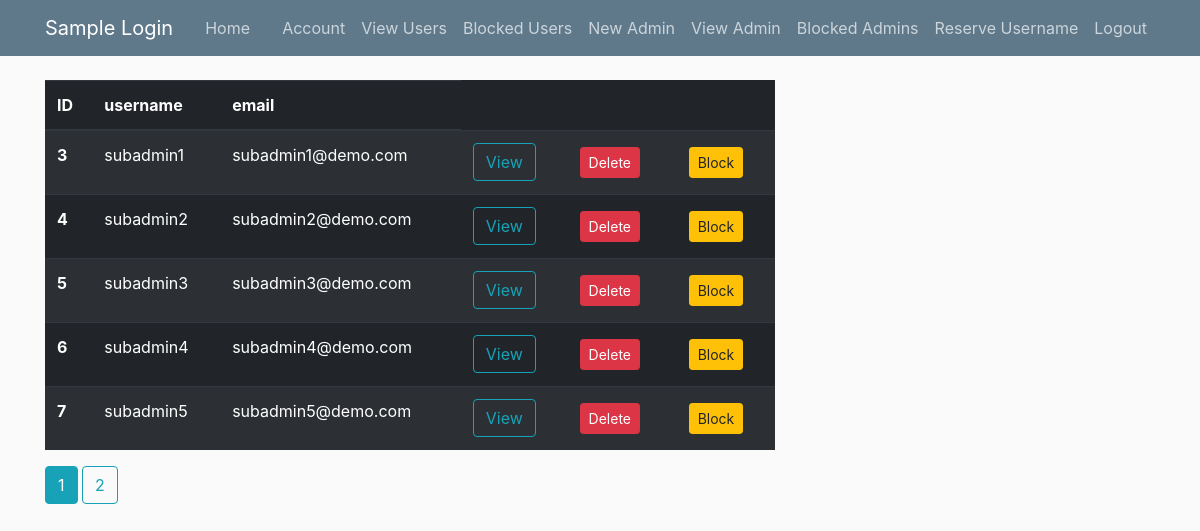
The page /subAdminView (signed in) on the database as committed earlier.
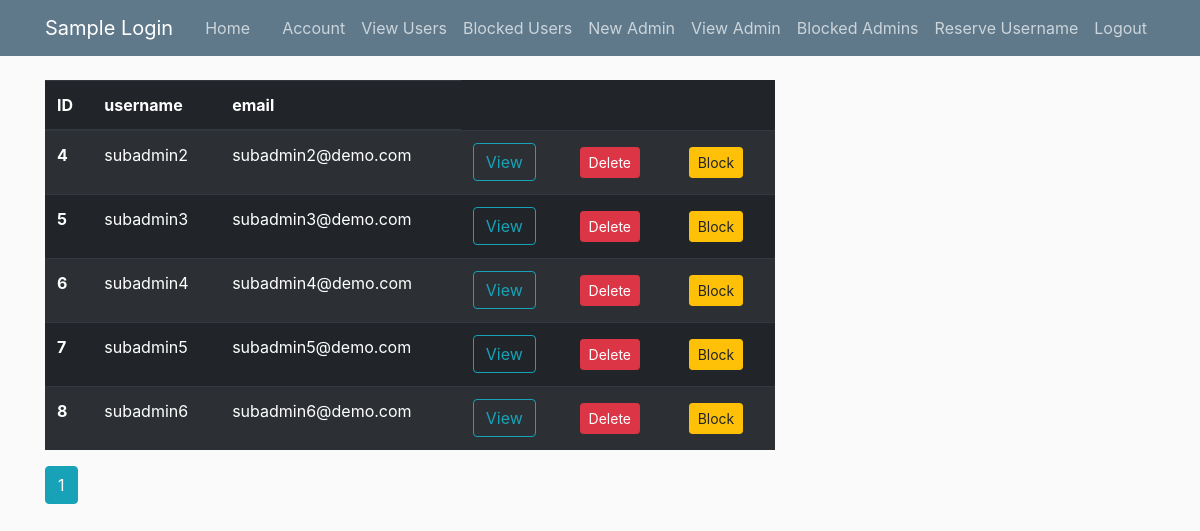
The same page on the database as committed later.
### flaskapp/models.py (models this page shows, shortened)
class User(db.Model, UserMixin):
    id = db.Column(db.Integer, primary_key = True)
    username = db.Column(db.String(20), unique=True, nullable=False)
    email = db.Column(db.String(120), unique=True, nullable=False)
    password = db.Column(db.String(60), nullable=False)
    image_file = db.Column(db.String(20), nullable=False, default='default.jpg')
    category = db.Column(db.String(10), default='user')
    status = db.Column(db.String(10), default='active')

### flaskapp/routes.py (the view)
@app.route("/subAdminView")
@login_required
def subAdminView():
    if current_user.category != 'admin':
        return redirect(url_for('home'))
    page = request.args.get('page', 1, type=int)
    users = User.query.filter_by(category = 'subadmin').filter_by(status = 'active').order_by(User.id.asc()).paginate(page = page, per_page = 5)
    return render_template("viewUsers.html", users = users, title = 'SubAdmins')

### flaskapp/models.py (called while the page is built)
@login_manager.user_loader
def load_user(user_id):
    return User.query.get(int(user_id))

### flaskapp/templates/viewUsers.html (shortened to what this page needs)
{% extends 'layout.html' %}
{% block content %}
<table class="table table-striped table-dark">
    <thead>
      <tr>
        <th scope="col">ID</th>
        <th scope="col">username</th>
        <th scope="col">email</th>
      </tr>
    </thead>
    <tbody>
        {% for user in users.items %}
            <tr>
                <th scope="row">{{ user.id }}</th>
                <td>{{ user.username }}</td>
                <td>{{ user.email }}</td>
                <td>
                  <a href="{{url_for('singleUserView', id = user.id)}}"><input type="button" class="btn btn-outline-info" value="View"></a>
                </td>
                <td>
                  <button type="button" class="btn btn-danger btn-sm m-1" data-toggle="modal" data-target="#deleteUserModal{{ user.id }}">Delete</button>
                </td>
                <td>
                  {% if title == 'Blocked Users' or title == 'Blocked SubAdmins' %}
                    <button type="button" class="btn btn-warning btn-sm m-1" data-toggle="modal" data-target="#unblockUserModal{{ user.id }}">UnBlock</button>
                  {% else %}
                    <button type="button" class="btn btn-warning btn-sm m-1" data-toggle="modal" data-target="#blockUserModal{{ user.id }}">Block</button>
                  {% endif %}
                </td>
            </tr>
      {% endfor %}
    </tbody>
</table>
  {% if title == 'SubAdmins' %}
    {% for page_num in users.iter_pages(left_edge=1, right_edge=1, left_current=1, right_current=2) %}
    {% if page_num %}
      {% if users.page == page_num %}
        <a class="btn btn-info mb-4" href="{{ url_for('subAdminView', page=page_num) }}">{{ page_num }}</a>
      {% else %}
        <a class="btn btn-outline-info mb-4" href="{{ url_for('subAdminView', page=page_num) }}">{{ page_num }}</a>
      {% endif %}
    {% else %}
      ...
    {% endif %}
    {% endfor %}
  {% endif %}
{% endblock %}

Rows that differ between the two databases and show on the page:
removed User: id "3", username "subadmin1", email "subadmin1@demo.com"
now on this page (row unchanged): User: id "8", username "subadmin6", email "subadmin6@demo.com"
Other text that changed with them:
list line gone: "2"
